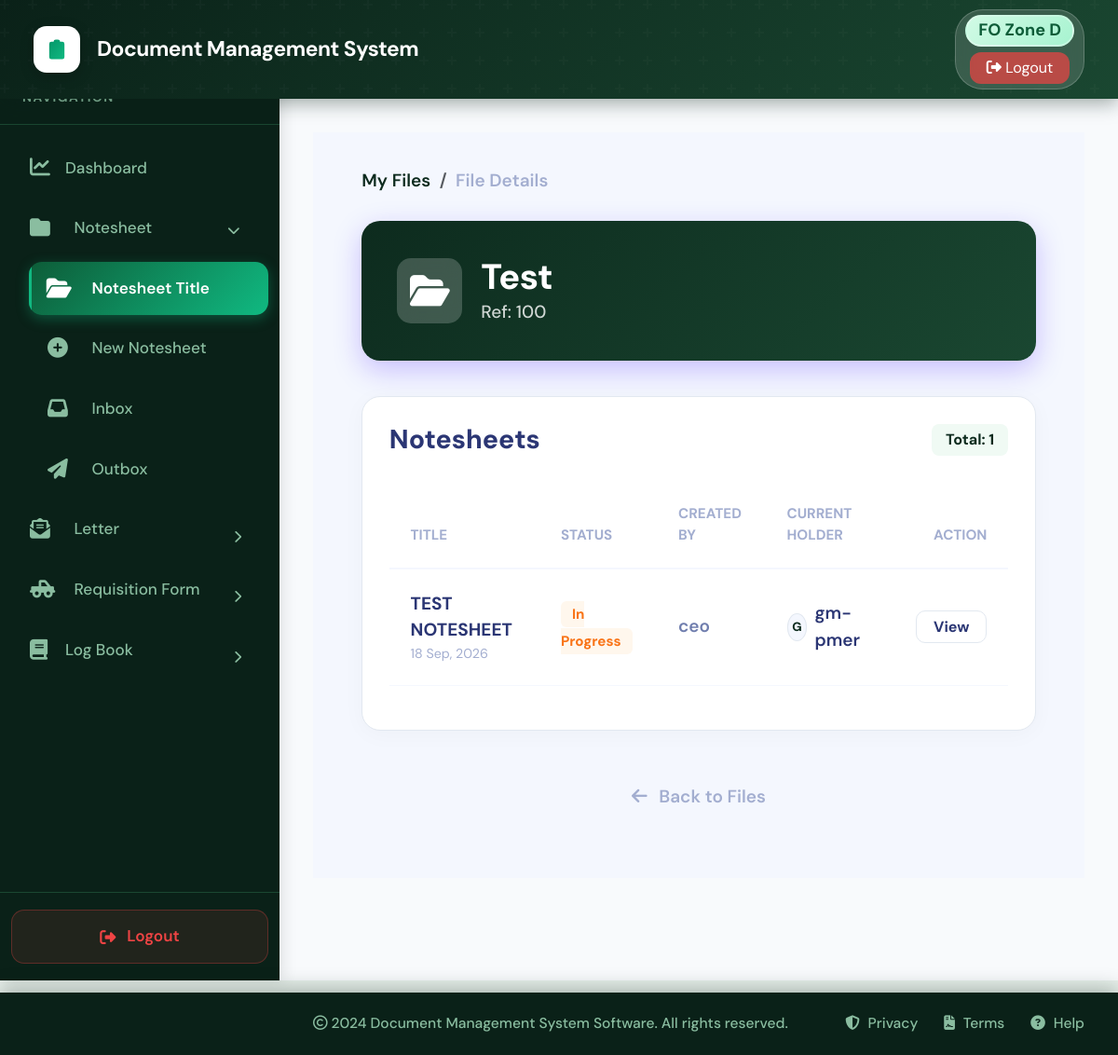
The app's page /file/37/ (signed in) with its own data.
### core/models.py (models this page shows, shortened)
class File(models.Model):
    file_name = models.CharField(max_length=255)
    file_number = models.CharField(max_length=100, unique=True)
    description = models.TextField(null=True, blank=True)
    created_at = models.DateTimeField(auto_now_add=True)
    created_by = models.ForeignKey(User, on_delete=models.CASCADE)

class Notesheet(models.Model):
    STATUS_CHOICES = (
        ('Pending', 'Pending'),
        ('In Progress', 'Seen'),
        ('Returned', 'Returned'),
        ('Completed', 'Completed'),
    )
    file = models.ForeignKey(File, on_delete=models.CASCADE, related_name='notesheets', null=True, blank=True)
    title = models.CharField(max_length=200, db_index=True)
    created_by = models.ForeignKey(User, on_delete=models.CASCADE, related_name="created_notesheets")
    current_holder = models.ForeignKey(User, on_delete=models.SET_NULL, null=True, blank=True, related_name="notesheets_in_hand")
    status = models.CharField(max_length=20, choices=STATUS_CHOICES, default="Pending", db_index=True)
    due_date = models.DateField(null=True, blank=True, db_index=True)
    is_seen = models.BooleanField(default=False)
    seen_at = models.DateTimeField(null=True, blank=True)
    created_at = models.DateTimeField(auto_now_add=True)
    updated_at = models.DateTimeField(auto_now=True)
    class Meta:
        ordering = ['-created_at']

### core/views.py (the view)
# urls.py: path('file/<int:file_id>/', views.file_detail, name='file_detail'),
@login_required
def file_detail(request, file_id):
    file_obj = get_object_or_404(File, id=file_id)
    task_records = list(file_obj.tasks.all())
    notesheet_records = list(file_obj.notesheets.all())
    combined_records = sorted(
        task_records + notesheet_records,
        key=lambda item: item.created_at,
        reverse=True
    )
    return render(request, 'file_detail.html', {
        'file': file_obj,
        'tasks': combined_records
    })

### core/context_processors.py (called while the page is built)
def notifications_processor(request):
    if request.user.is_authenticated:
        unread_notifications = Notification.objects.filter(recipient=request.user, is_read=False)[:5]
        unread_count = Notification.objects.filter(recipient=request.user, is_read=False).count()
        return {
            'unread_notifications': unread_notifications,
            'unread_notifications_count': unread_count
        }
    return {}

### core/models.py (called while the page is built)
    def __eq__(self, other):
        if isinstance(other, str):
            return self.code == other or self.category == other or self.name == other
        return super().__eq__(other)

### core/templates/file_detail.html (shortened to what this page needs)
{% extends 'base.html' %}
{% block content %}
<div class="page-wrapper" style="background: #f4f7fe; min-height: 100vh; padding: 2rem;">
    <div class="container-fluid">
        <nav aria-label="breadcrumb" style="margin-bottom: 1.5rem;">
            <ol class="breadcrumb" style="background: transparent; padding: 0;">
                <li class="breadcrumb-item"><a href="{% url 'notesheet_files' %}" style="color: #0d2b1e; font-weight: 600; text-decoration: none;">My Files</a></li>
                <li class="breadcrumb-item active" aria-current="page" style="color: #a3aed0; font-weight: 600;">File Details</li>
            </ol>
        </nav>
        <div class="header-card" style="background: linear-gradient(135deg, #0d2b1e 0%, #1a4731 100%); border-radius: 20px; padding: 2rem; color: white; display: flex; justify-content: space-between; align-items: center; box-shadow: 0 10px 30px rgba(67, 24, 255, 0.25); margin-bottom: 2rem;">
            <div class="d-flex align-items-center">
                <div style="background: rgba(255,255,255,0.2); width: 70px; height: 70px; border-radius: 15px; display: flex; align-items: center; justify-content: center; margin-right: 20px; backdrop-filter: blur(10px);">
                    <i class="fas fa-folder-open fa-2x"></i>
                </div>
                <div>
                    <h2 style="font-weight: 800; margin: 0; letter-spacing: -0.5px;">{{ file.file_name }}</h2>
                    <p style="margin: 0; opacity: 0.8; font-weight: 500;">Ref: {{ file.file_number }}</p>
                </div>
            </div>
        </div>
        <div class="table-container" style="background: white; border-radius: 20px; padding: 1.5rem; box-shadow: 0 4px 25px rgba(0,0,0,0.03); border: 1px solid #e2e8f0;">
            <div class="d-flex justify-content-between align-items-center mb-4">
                <h4 style="font-weight: 800; color: #2b3674; margin: 0;">Notesheets</h4>
                <span style="background: #f0faf4; color: #0d2b1e; padding: 5px 15px; border-radius: 8px; font-size: 0.85rem; font-weight: 700;">Total: {{ tasks|length }}</span>
            </div>
            <div class="table-responsive">
                <table class="table" style="vertical-align: middle;">
                    <thead>
                        <tr style="border-bottom: 2px solid #f4f7fe;">
                            <th style="color: #a3aed0; font-size: 0.8rem; text-transform: uppercase; font-weight: 700; padding: 1.2rem;">Title</th>
                            <th style="color: #a3aed0; font-size: 0.8rem; text-transform: uppercase; font-weight: 700; padding: 1.2rem;">Status</th>
                            <th style="color: #a3aed0; font-size: 0.8rem; text-transform: uppercase; font-weight: 700; padding: 1.2rem;">Created By</th>
                            <th style="color: #a3aed0; font-size: 0.8rem; text-transform: uppercase; font-weight: 700; padding: 1.2rem;">Current Holder</th>
                            <th style="color: #a3aed0; font-size: 0.8rem; text-transform: uppercase; font-weight: 700; padding: 1.2rem; text-align: right;">Action</th>
                        </tr>
                    </thead>
                    <tbody>
                        {% for task in tasks %}
                        <tr class="table-row-hover" style="border-bottom: 1px solid #f4f7fe; transition: all 0.2s;">
                            <td style="padding: 1.2rem;">
                                <div style="font-weight: 700; color: #2b3674;">{{ task.title }}</div>
                                <div style="font-size: 0.75rem; color: #a3aed0;">{{ task.created_at|date:"d M, Y" }}</div>
                            </td>
                            <td style="padding: 1.2rem;">
                                <span style="background: #fff7ed; color: #f97316; padding: 4px 12px; border-radius: 6px; font-size: 0.8rem; font-weight: 700;">
                                    {{ task.status }}
                                </span>
                            </td>
                            <td style="padding: 1.2rem; color: #707eae; font-weight: 600;">{{ task.created_by.username }}</td>
                            <td style="padding: 1.2rem;">
                                <div style="display: flex; align-items: center;">
                                    <div style="width: 30px; height: 30px; background: #f4f7fe; border-radius: 50%; display: flex; align-items: center; justify-content: center; margin-right: 8px; font-size: 0.7rem; font-weight: 800; color: #0d2b1e; border: 1px solid #e2e8f0;">
                                        {{ task.current_holder.username|make_list|first|upper }}
                                    </div>
                                    <span style="font-weight: 600; color: #2b3674;">{{ task.current_holder.username }}</span>
                                </div>
                            </td>
                            <td style="padding: 1.2rem; text-align: right;">
                                <a href="{% url 'view_notesheet' task.id %}" class="btn-view-action">
                                    View
                                </a>
                            </td>
                        </tr>
                        {% endfor %}
                    </tbody>
                </table>
            </div>
        </div>
        <div class="text-center mt-5">
            <a href="{% url 'notesheet_files' %}" style="color: #a3aed0; text-decoration: none; font-weight: 600;">
                <i class="fas fa-arrow-left" style="margin-right: 8px;"></i> Back to Files
            </a>
        </div>
    </div>
</div>
{% endblock %}

### core/templates/base.html (style rules this page uses)
:root { --primary-color: #10b981; --primary-dark: #059669; --primary-light: #34d399; --secondary-color: #1a4731; --dark-bg: #0d2b1e; --sidebar-bg: #0a2118; --hover-bg: #1a4731; --text-light: #8abda0; --text-dark: #0d2b1e; --border-color: #1a4731; --success: #10b981; --warning: #f59e0b; --danger: #ef4444; --info: #06b6d4; }
* { margin: 0; padding: 0; box-sizing: border-box; }
html { font-size: 19px; }
body { font-family: 'DM Sans', -apple-system, BlinkMacSystemFont, 'Segoe UI', sans-serif; background-color: #e8f0eb; min-height: 100vh; display: flex; flex-direction: column; font-size: 1rem; }

### core/templates/file_detail.html (style rules this page uses)
.btn-view-action { background: transparent; border: 1.5px solid #e2e8f0; color: #2b3674; padding: 6px 18px; border-radius: 10px; font-weight: 700; font-size: 0.85rem; text-decoration: none; transition: all 0.2s; }

### records on screen
File: file_name "Test", file_number "100"
Notesheet: title "TEST NOTESHEET", created_at "18 Sep, 2026", status "In Progress", created_by.username "ceo", current_holder.username|make_list "G", current_holder.username "gm-pmer"

### other values on screen
{{ tasks|length }} "1"
